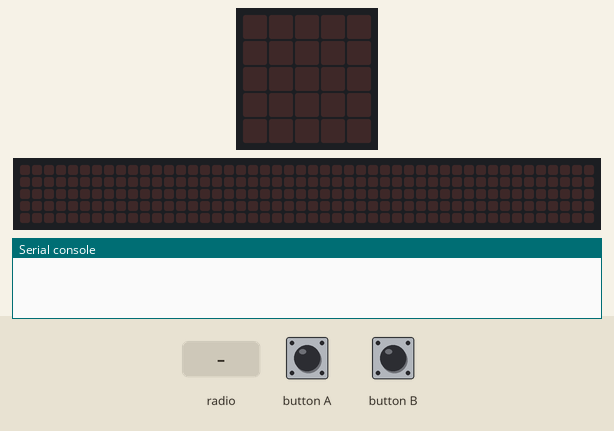
Simulated run of this program. Board: BBC micro:bit (MakeCode). Shown: the board's 5×5 LED display, a strip that is not on the board, showing the scrolling text unrolled, the last lines printed to the serial console. The inputs (shaded band) are chosen by the test bench. No radio messages arrive unless stated (any console line starting 'radio sent:' is added by the test bench); the 48×5 strip is a reading aid, not a part: it shows the text the display is scrolling, unrolled, one strip-width of it at a time.

Above: at 1.2 s.
1.3 s: radio message "taro=100" arrives
At 1.45 s:
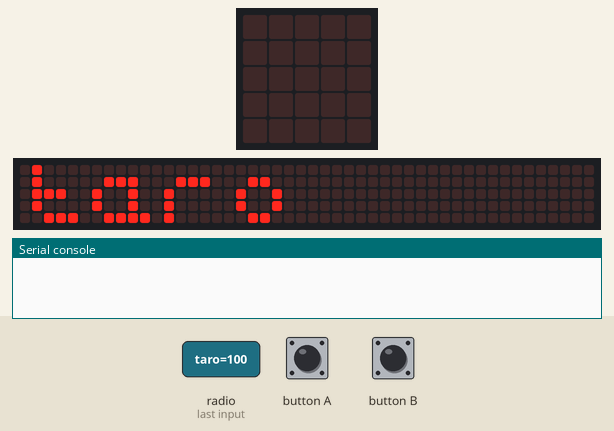
At 1.82 s:
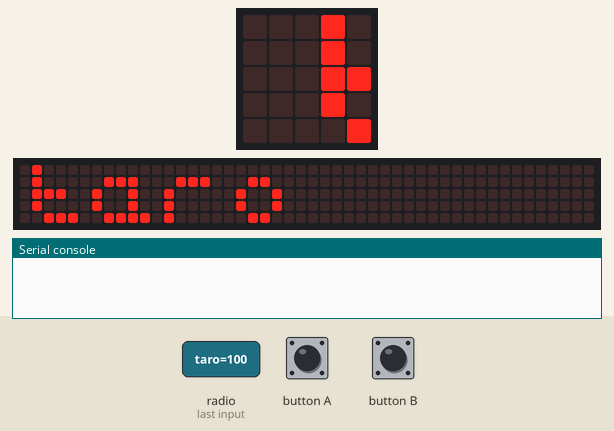
4.3 s: radio message "hanako=1" arrives
At 6.05 s:
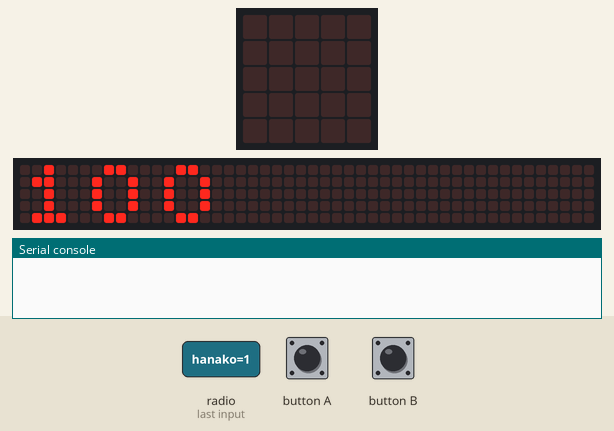
7.3 s: button A pressed for 0.15 s
At 7.47 s:
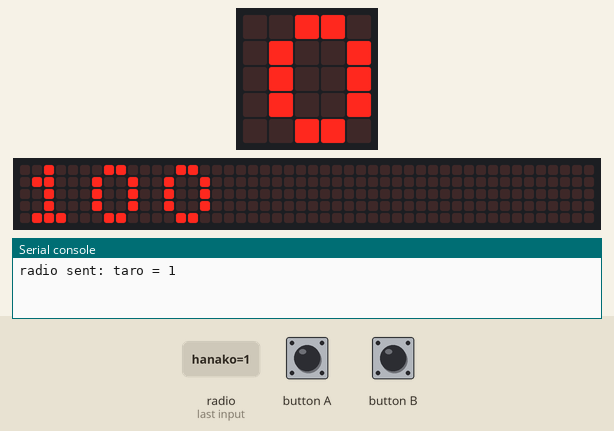

Measured:
- after the input at 1.3 s, the display: changes at once (image 1)

The program:

main.ts
```typescript
input.onButtonPressed(Button.A, function () {
    radio.setGroup(2)
    radio.sendValue("taro", 1)
    radio.setGroup(わたしのむせんグループ)
})
input.onButtonPressed(Button.B, function () {
    radio.setGroup(5)
    radio.sendValue("hanako", 8)
    radio.setGroup(わたしのむせんグループ)
})
radio.onReceivedValue(function (name, value) {
    basic.showString(name)
    basic.pause(100)
    basic.showNumber(value)
})
let わたしのむせんグループ = 0
わたしのむせんグループ = 1
radio.setGroup(わたしのむせんグループ)
```

test.ts
```typescript
// テストはここに来ます。このパッケージが拡張機能として使用されるときにはコンパイルされません。
```
